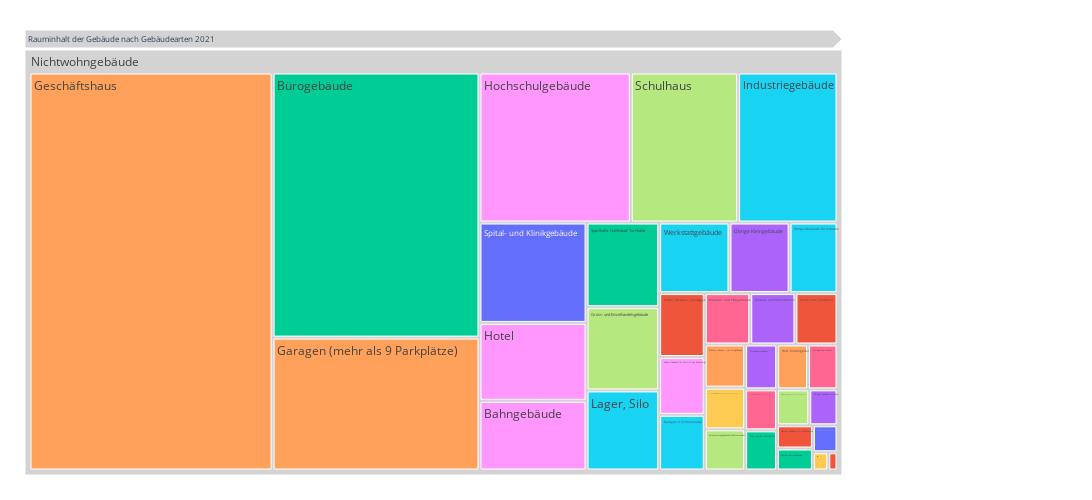

Notebook code cell kept with this figure:
### Code cell
fig = px.treemap(myTreemapAgg.query('sum_AnzGbd >0').reset_index(), path=[px.Constant("Rauminhalt der Gebäude nach Gebäudearten 2021")
                                                                                      ,'GebaeudeartLevel4Name','GebaeudeartLevel1Name']
                 , values='sum_Rauminhalt'
                 , color='GebaeudeartLevel1Name'
                 ## bei discrete scales (bei Klassen und Strings):                 
                 , color_discrete_map={'(?)':'lightgrey','EVP':'gold', 'SP':'#FF3030', 'PdA':'#EE3B3B', 'Grüne':'#A2CD5A','GLP':'#CAFF70','Die Mitte':'orange','FDP':'#104E8B','AL':'deeppink','SVP':'forestgreen', 'FL ZÜRI':'#8B864E','Volt':'#lightblue' }                
                 ## bei continuous scales (bei Zahlenwerten):
                , color_continuous_scale='cividis'
                #, color_continuous_midpoint=np.average(df['AnzBestWir'], weights=df['AnzBestWir'])  
                 ,height=500
                 ,width=1300                 
                )
fig.update_traces(root_color="grey")
fig.update_layout(margin = dict(t=50, l=25, r=250, b=25))
fig.show()

### Figure 1 — Plotly figure (JSON) as saved in the notebook; plotly's stock layout.template omitted (floating-point values rounded to 4 significant figures)
{"data": [{"branchvalues": "total", "customdata": [["Tram und Bus Wartehalle"], ["Mehrfamilienhaus mit Geschäftsräumen"], ["Theater-, Konzert- und Kinogebäude"], ["Übriges Gebäude für Industrie"], ["Zoologischer Garten"], ["Versammlungsgebäude, Mehrzweckhalle"], ["Bahngebäude"], ["Mehrfamilienhaus"], ["Übriges Gebäude des Gesundheitswesens"], ["Übriges Gebäude für Schulzwecke"], ["Sporthalle, Hallenbad, Turnhalle"], ["Übrige Kleingebäude"], ["Hort, Kindergarten"], ["Werkstattgebäude"], ["Zweifamilienhaus"], ["Militär-, Luftschutz-, Polizei- und Feuerwehrgebäude"], ["Hotel"], ["Landwirtschafts-, Gärtnerei- und Oekonomiegebäude"], ["Spital- und Klinikgebäude"], ["Kirche, Moschee, Synagoge"], ["Übriges Kultusgebäude"], ["Übriges Gebäude für Sport"], ["Garagen (mehr als 9 Parkplätze)"], ["Lager, Silo"], ["Kranken- und Pflegeheime"], ["Gross- und Einzelhandelsgebäude"], ["Andere Gebäude für kurzfristige Beherbergung"], ["Zweifamilienhaus mit Geschäftsräumen"], ["Wohngebäude für Gemeinschaften"], ["Strafvollzugs- und Untersuchungshaftanstalt"], ["Alterswohnhaus-/heim"], ["Kirchgemeindehaus"], ["Geschäftshaus"], ["Industriegebäude"], ["Restaurant in Nichtwohngebäude"], ["Schulhaus"], ["Hochschulgebäude"], ["Restaurant in Wohngebäude"], ["Einfamilienhaus mit Geschäftsräumen"], ["Radio und Fernsehen"], ["Bürogebäude"], ["Museen und Bibliotheken"], ["Einfamilienhaus freistehend"], ["Garagen (1-9 Parkplätze)"], ["Einfamilienhaus angebaut"], ["(?)"], ["(?)"], ["(?)"]], "domain": {"x": [0, 1], "y": [0, 1]}, "hovertemplate": "labels=%{label}<br>sum_Rauminhalt=%{value}<br>parent=%{parent}<br>id=%{id}<br>GebaeudeartLevel1Name=%{customdata[0]}<extra></extra>", "ids": ["Rauminhalt der Gebäude nach Gebäudearten 2021/Nichtwohngebäude/Tram und Bus Wartehalle", "Rauminhalt der Gebäude nach Gebäudearten 2021/Wohngebäude/Mehrfamilienhaus mit Geschäftsräumen", "Rauminhalt der Gebäude nach Gebäudearten 2021/Nichtwohngebäude/Theater-, Konzert- und Kinogebäude", "Rauminhalt der Gebäude nach Gebäudearten 2021/Nichtwohngebäude/Übriges Gebäude für Industrie", "Rauminhalt der Gebäude nach Gebäudearten 2021/Nichtwohngebäude/Zoologischer Garten", "Rauminhalt der Gebäude nach Gebäudearten 2021/Nichtwohngebäude/Versammlungsgebäude, Mehrzweckhalle", "Rauminhalt der Gebäude nach Gebäudearten 2021/Nichtwohngebäude/Bahngebäude", "Rauminhalt der Gebäude nach Gebäudearten 2021/Wohngebäude/Mehrfamilienhaus", "Rauminhalt der Gebäude nach Gebäudearten 2021/Nichtwohngebäude/Übriges Gebäude des Gesundheitswesens", "Rauminhalt der Gebäude nach Gebäudearten 2021/Nichtwohngebäude/Übriges Gebäude für Schulzwecke", "Rauminhalt der Gebäude nach Gebäudearten 2021/Nichtwohngebäude/Sporthalle, Hallenbad, Turnhalle", "Rauminhalt der Gebäude nach Gebäudearten 2021/Nichtwohngebäude/Übrige Kleingebäude", "Rauminhalt der Gebäude nach Gebäudearten 2021/Nichtwohngebäude/Hort, Kindergarten", "Rauminhalt der Gebäude nach Gebäudearten 2021/Nichtwohngebäude/Werkstattgebäude", "Rauminhalt der Gebäude nach Gebäudearten 2021/Wohngebäude/Zweifamilienhaus", "Rauminhalt der Gebäude nach Gebäudearten 2021/Nichtwohngebäude/Militär-, Luftschutz-, Polizei- und Feuerwehrgebäude", "Rauminhalt der Gebäude nach Gebäudearten 2021/Nichtwohngebäude/Hotel", "Rauminhalt der Gebäude nach Gebäudearten 2021/Nichtwohngebäude/Landwirtschafts-, Gärtnerei- und Oekonomiegebäude", "Rauminhalt der Gebäude nach Gebäudearten 2021/Nichtwohngebäude/Spital- und Klinikgebäude", "Rauminhalt der Gebäude nach Gebäudearten 2021/Nichtwohngebäude/Kirche, Moschee, Synagoge", "Rauminhalt der Gebäude nach Gebäudearten 2021/Nichtwohngebäude/Übriges Kultusgebäude", "Rauminhalt der Gebäude nach Gebäudearten 2021/Nichtwohngebäude/Übriges Gebäude für Sport", "Rauminhalt der Gebäude nach Gebäudearten 2021/Nichtwohngebäude/Garagen (mehr als 9 Parkplätze)", "Rauminhalt der Gebäude nach Gebäudearten 2021/Nichtwohngebäude/Lager, Silo", "Rauminhalt der Gebäude nach Gebäudearten 2021/Nichtwohngebäude/Kranken- und Pflegeheime", "Rauminhalt der Gebäude nach Gebäudearten 2021/Nichtwohngebäude/Gross- und Einzelhandelsgebäude", "Rauminhalt der Gebäude nach Gebäudearten 2021/Nichtwohngebäude/Andere Gebäude für kurzfristige Beherbergung", "Rauminhalt der Gebäude nach Gebäudearten 2021/Wohngebäude/Zweifamilienhaus mit Geschäftsräumen", "Rauminhalt der Gebäude nach Gebäudearten 2021/Wohngebäude/Wohngebäude für Gemeinschaften", "Rauminhalt der Gebäude nach Gebäudearten 2021/Nichtwohngebäude/Strafvollzugs- und Untersuchungshaftanstalt", "Rauminhalt der Gebäude nach Gebäudearten 2021/Wohngebäude/Alterswohnhaus-/heim", "Rauminhalt der Gebäude nach Gebäudearten 2021/Nichtwohngebäude/Kirchgemeindehaus", "Rauminhalt der Gebäude nach Gebäudearten 2021/Nichtwohngebäude/Geschäftshaus", "Rauminhalt der Gebäude nach Gebäudearten 2021/Nichtwohngebäude/Industriegebäude", "Rauminhalt der Gebäude nach Gebäudearten 2021/Nichtwohngebäude/Restaurant in Nichtwohngebäude", "Rauminhalt der Gebäude nach Gebäudearten 2021/Nichtwohngebäude/Schulhaus", "Rauminhalt der Gebäude nach Gebäudearten 2021/Nichtwohngebäude/Hochschulgebäude", "Rauminhalt der Gebäude nach Gebäudearten 2021/Nichtwohngebäude/Restaurant in Wohngebäude", "Rauminhalt der Gebäude nach Gebäudearten 2021/Wohngebäude/Einfamilienhaus mit Geschäftsräumen", "Rauminhalt der Gebäude nach Gebäudearten 2021/Nichtwohngebäude/Radio und Fernsehen", "Rauminhalt der Gebäude nach Gebäudearten 2021/Nichtwohngebäude/Bürogebäude", "Rauminhalt der Gebäude nach Gebäudearten 2021/Nichtwohngebäude/Museen und Bibliotheken", "Rauminhalt der Gebäude nach Gebäudearten 2021/Wohngebäude/Einfamilienhaus freistehend", "Rauminhalt der Gebäude nach Gebäudearten 2021/Nichtwohngebäude/Garagen (1-9 Parkplätze)", "Rauminhalt der Gebäude nach Gebäudearten 2021/Wohngebäude/Einfamilienhaus angebaut", "Rauminhalt der Gebäude nach Gebäudearten 2021/Nichtwohngebäude", "Rauminhalt der Gebäude nach Gebäudearten 2021/Wohngebäude", "Rauminhalt der Gebäude nach Gebäudearten 2021"], "labels": ["Tram und Bus Wartehalle", "Mehrfamilienhaus mit Geschäftsräumen", "Theater-, Konzert- und Kinogebäude", "Übriges Gebäude für Industrie", "Zoologischer Garten", "Versammlungsgebäude, Mehrzweckhalle", "Bahngebäude", "Mehrfamilienhaus", "Übriges Gebäude des Gesundheitswesens", "Übriges Gebäude für Schulzwecke", "Sporthalle, Hallenbad, Turnhalle", "Übrige Kleingebäude", "Hort, Kindergarten", "Werkstattgebäude", "Zweifamilienhaus", "Militär-, Luftschutz-, Polizei- und Feuerwehrgebäude", "Hotel", "Landwirtschafts-, Gärtnerei- und Oekonomiegebäude", "Spital- und Klinikgebäude", "Kirche, Moschee, Synagoge", "Übriges Kultusgebäude", "Übriges Gebäude für Sport", "Garagen (mehr als 9 Parkplätze)", "Lager, Silo", "Kranken- und Pflegeheime", "Gross- und Einzelhandelsgebäude", "Andere Gebäude für kurzfristige Beherbergung", "Zweifamilienhaus mit Geschäftsräumen", "Wohngebäude für Gemeinschaften", "Strafvollzugs- und Untersuchungshaftanstalt", "Alterswohnhaus-/heim", "Kirchgemeindehaus", "Geschäftshaus", "Industriegebäude", "Restaurant in Nichtwohngebäude", "Schulhaus", "Hochschulgebäude", "Restaurant in Wohngebäude", "Einfamilienhaus mit Geschäftsräumen", "Radio und Fernsehen", "Bürogebäude", "Museen und Bibliotheken", "Einfamilienhaus freistehend", "Garagen (1-9 Parkplätze)", "Einfamilienhaus angebaut", "Nichtwohngebäude", "Wohngebäude", "Rauminhalt der Gebäude nach Gebäudearten 2021"], "level": "Rauminhalt der Gebäude nach Gebäudearten 2021/Nichtwohngebäude", "marker": {"colors": ["#00cc96", "#ab63fa", "#FFA15A", "#19d3f3", "#FF6692", "#B6E880", "#FF97FF", "#FECB52", "#636efa", "#EF553B", "#00cc96", "#ab63fa", "#FFA15A", "#19d3f3", "#FF6692", "#B6E880", "#FF97FF", "#FECB52", "#636efa", "#EF553B", "#00cc96", "#ab63fa", "#FFA15A", "#19d3f3", "#FF6692", "#B6E880", "#FF97FF", "#FECB52", "#636efa", "#EF553B", "#00cc96", "#ab63fa", "#FFA15A", "#19d3f3", "#FF6692", "#B6E880", "#FF97FF", "#FECB52", "#636efa", "#EF553B", "#00cc96", "#ab63fa", "#FFA15A", "#19d3f3", "#FF6692", "lightgrey", "lightgrey", "lightgrey"]}, "name": "", "parents": ["Rauminhalt der Gebäude nach Gebäudearten 2021/Nichtwohngebäude", "Rauminhalt der Gebäude nach Gebäudearten 2021/Wohngebäude", "Rauminhalt der Gebäude nach Gebäudearten 2021/Nichtwohngebäude", "Rauminhalt der Gebäude nach Gebäudearten 2021/Nichtwohngebäude", "Rauminhalt der Gebäude nach Gebäudearten 2021/Nichtwohngebäude", "Rauminhalt der Gebäude nach Gebäudearten 2021/Nichtwohngebäude", "Rauminhalt der Gebäude nach Gebäudearten 2021/Nichtwohngebäude", "Rauminhalt der Gebäude nach Gebäudearten 2021/Wohngebäude", "Rauminhalt der Gebäude nach Gebäudearten 2021/Nichtwohngebäude", "Rauminhalt der Gebäude nach Gebäudearten 2021/Nichtwohngebäude", "Rauminhalt der Gebäude nach Gebäudearten 2021/Nichtwohngebäude", "Rauminhalt der Gebäude nach Gebäudearten 2021/Nichtwohngebäude", "Rauminhalt der Gebäude nach Gebäudearten 2021/Nichtwohngebäude", "Rauminhalt der Gebäude nach Gebäudearten 2021/Nichtwohngebäude", "Rauminhalt der Gebäude nach Gebäudearten 2021/Wohngebäude", "Rauminhalt der Gebäude nach Gebäudearten 2021/Nichtwohngebäude", "Rauminhalt der Gebäude nach Gebäudearten 2021/Nichtwohngebäude", "Rauminhalt der Gebäude nach Gebäudearten 2021/Nichtwohngebäude", "Rauminhalt der Gebäude nach Gebäudearten 2021/Nichtwohngebäude", "Rauminhalt der Gebäude nach Gebäudearten 2021/Nichtwohngebäude", "Rauminhalt der Gebäude nach Gebäudearten 2021/Nichtwohngebäude", "Rauminhalt der Gebäude nach Gebäudearten 2021/Nichtwohngebäude", "Rauminhalt der Gebäude nach Gebäudearten 2021/Nichtwohngebäude", "Rauminhalt der Gebäude nach Gebäudearten 2021/Nichtwohngebäude", "Rauminhalt der Gebäude nach Gebäudearten 2021/Nichtwohngebäude", "Rauminhalt der Gebäude nach Gebäudearten 2021/Nichtwohngebäude", "Rauminhalt der Gebäude nach Gebäudearten 2021/Nichtwohngebäude", "Rauminhalt der Gebäude nach Gebäudearten 2021/Wohngebäude", "Rauminhalt der Gebäude nach Gebäudearten 2021/Wohngebäude", "Rauminhalt der Gebäude nach Gebäudearten 2021/Nichtwohngebäude", "Rauminhalt der Gebäude nach Gebäudearten 2021/Wohngebäude", "Rauminhalt der Gebäude nach Gebäudearten 2021/Nichtwohngebäude", "Rauminhalt der Gebäude nach Gebäudearten 2021/Nichtwohngebäude", "Rauminhalt der Gebäude nach Gebäudearten 2021/Nichtwohngebäude", "Rauminhalt der Gebäude nach Gebäudearten 2021/Nichtwohngebäude", "Rauminhalt der Gebäude nach Gebäudearten 2021/Nichtwohngebäude", "Rauminhalt der Gebäude nach Gebäudearten 2021/Nichtwohngebäude", "Rauminhalt der Gebäude nach Gebäudearten 2021/Nichtwohngebäude", "Rauminhalt der Gebäude nach Gebäudearten 2021/Wohngebäude", "Rauminhalt der Gebäude nach Gebäudearten 2021/Nichtwohngebäude", "Rauminhalt der Gebäude nach Gebäudearten 2021/Nichtwohngebäude", "Rauminhalt der Gebäude nach Gebäudearten 2021/Nichtwohngebäude", "Rauminhalt der Gebäude nach Gebäudearten 2021/Wohngebäude", "Rauminhalt der Gebäude nach Gebäudearten 2021/Nichtwohngebäude", "Rauminhalt der Gebäude nach Gebäudearten 2021/Wohngebäude", "Rauminhalt der Gebäude nach Gebäudearten 2021", "Rauminhalt der Gebäude nach Gebäudearten 2021", ""], "root": {"color": "grey"}, "type": "treemap", "values": [373698, 35794270, 510179, 988732, 386672, 486027, 2182511, 54079392, 194031, 244153, 1796180, 1240041, 404502, 1451553, 1457600, 339923, 2439961, 492339, 3144081, 853506, 231184, 296843, 8041902, 1700414, 683980, 1768629, 771105, 292797, 1630507, 48901, 2306620, 420170, 28303142, 4362819, 381855, 4709364, 6641243, 82134, 143729, 632777, 16045463, 679302, 2397438, 743251, 4270892, 94072567, 102373245, 196445812]}], "layout": {"height": 500, "legend": {"tracegroupgap": 0}, "margin": {"b": 25, "l": 25, "r": 250, "t": 50}, "width": 1300}}
